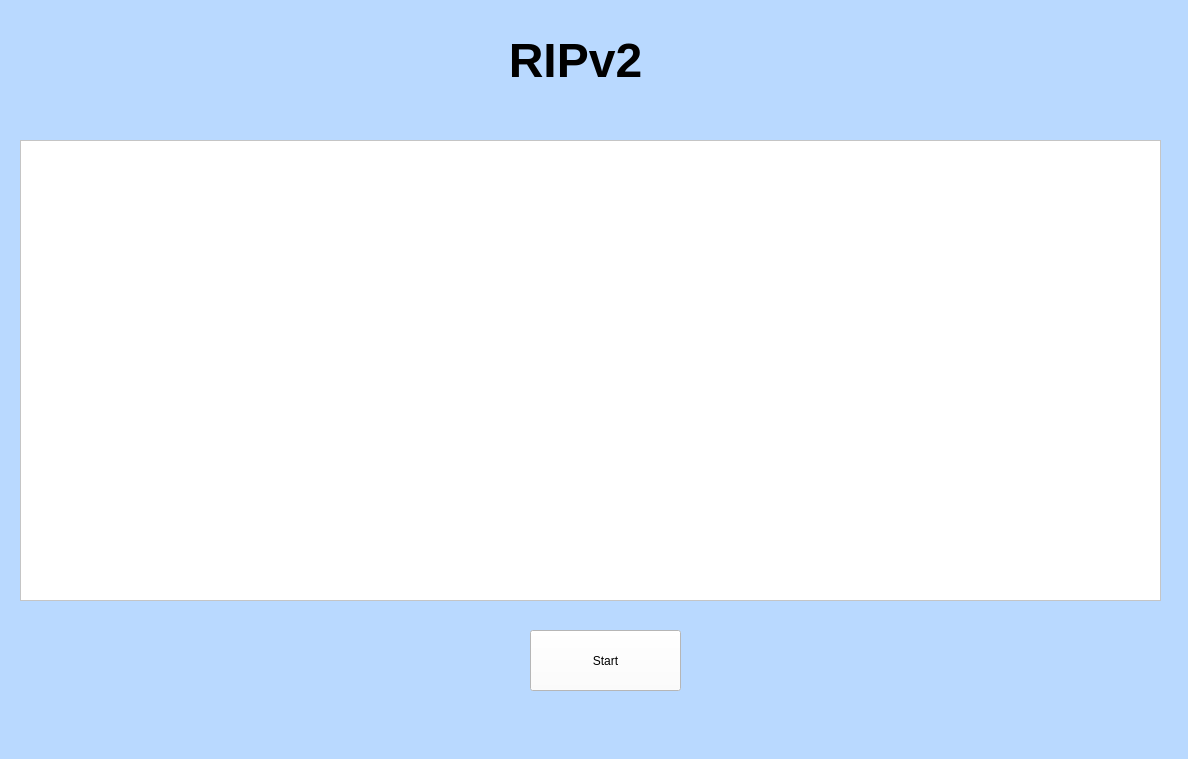
<?xml version="1.0" encoding="UTF-8"?>
<ui version="4.0">
 <class>MainWindow</class>
 <widget class="QMainWindow" name="MainWindow">
  <property name="geometry">
   <rect>
    <x>0</x>
    <y>0</y>
    <width>1188</width>
    <height>759</height>
   </rect>
  </property>
  <property name="windowTitle">
   <string>MainWindow</string>
  </property>
  <property name="styleSheet">
   <string notr="true">background-color: rgb(185, 217, 255);</string>
  </property>
  <widget class="QWidget" name="centralwidget">
   <widget class="QLabel" name="titleLabel">
    <property name="geometry">
     <rect>
      <x>430</x>
      <y>10</y>
      <width>291</width>
      <height>101</height>
     </rect>
    </property>
    <property name="autoFillBackground">
     <bool>false</bool>
    </property>
    <property name="text">
     <string>&lt;html&gt;&lt;head/&gt;&lt;body&gt;&lt;p align=&quot;center&quot;&gt;&lt;span style=&quot; font-size:36pt; font-weight:600;&quot;&gt;RIPv2&lt;/span&gt;&lt;/p&gt;&lt;/body&gt;&lt;/html&gt;</string>
    </property>
    <property name="scaledContents">
     <bool>false</bool>
    </property>
    <property name="alignment">
     <set>Qt::AlignCenter</set>
    </property>
   </widget>
   <widget class="QPlainTextEdit" name="textBox">
    <property name="geometry">
     <rect>
      <x>20</x>
      <y>140</y>
      <width>1141</width>
      <height>461</height>
     </rect>
    </property>
    <property name="styleSheet">
     <string notr="true">background-color: rgb(255, 255, 255);</string>
    </property>
    <property name="readOnly">
     <bool>true</bool>
    </property>
    <property name="plainText">
     <string/>
    </property>
    <property name="centerOnScroll">
     <bool>false</bool>
    </property>
   </widget>
   <widget class="QPushButton" name="startButton">
    <property name="geometry">
     <rect>
      <x>530</x>
      <y>630</y>
      <width>151</width>
      <height>61</height>
     </rect>
    </property>
    <property name="styleSheet">
     <string notr="true">background-color: rgb(255, 255, 255);
font: 75 16pt &quot;Nirmala UI&quot;;</string>
    </property>
    <property name="text">
     <string>Start</string>
    </property>
   </widget>
   <zorder>textBox</zorder>
   <zorder>titleLabel</zorder>
   <zorder>startButton</zorder>
  </widget>
  <widget class="QMenuBar" name="menubar">
   <property name="geometry">
    <rect>
     <x>0</x>
     <y>0</y>
     <width>1188</width>
     <height>26</height>
    </rect>
   </property>
  </widget>
  <widget class="QStatusBar" name="statusbar"/>
 </widget>
 <resources/>
 <connections/>
</ui>
